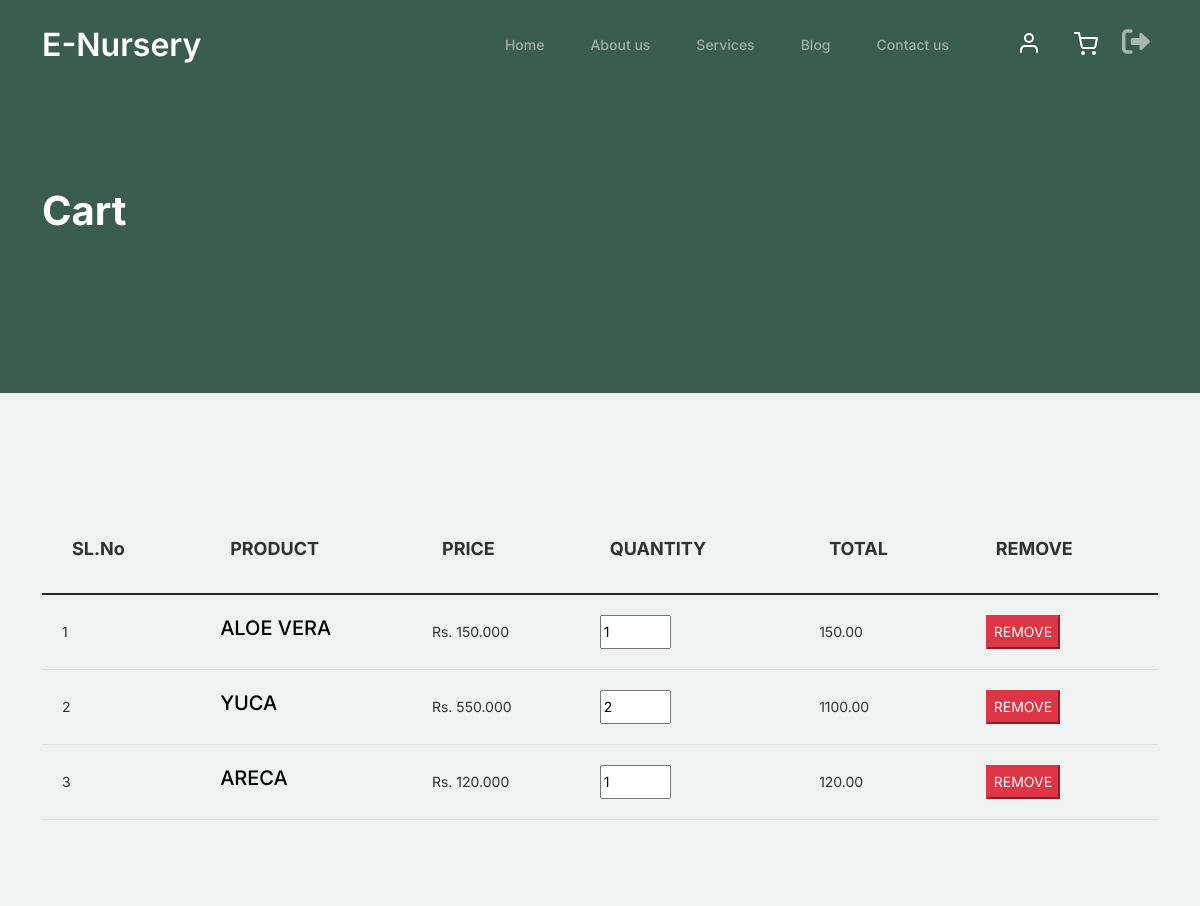
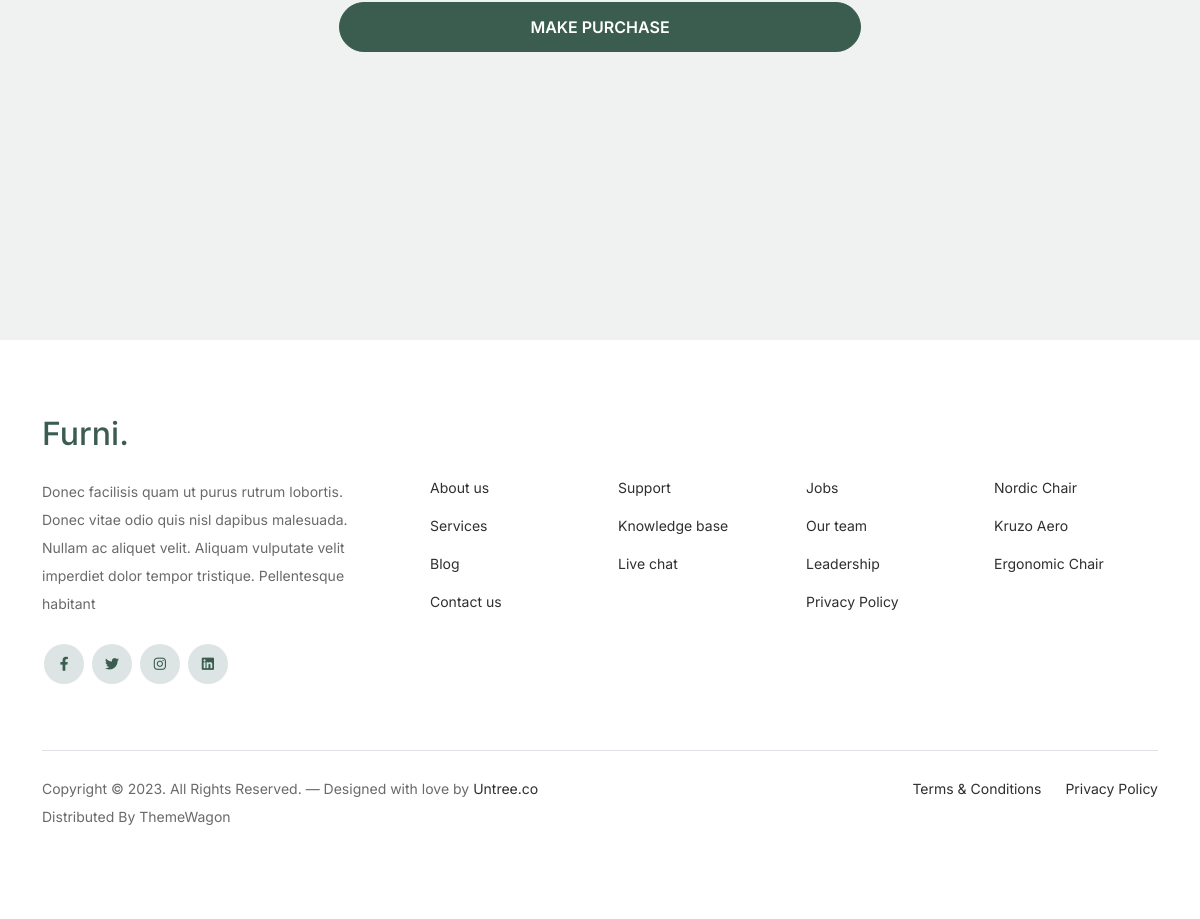
/view_cart (signed in), run on the app's committed database (2 pictures, top to bottom).
### users/models.py (models this page shows, shortened)
class Cart(models.Model):
    user = models.ForeignKey(Customers, on_delete = models.CASCADE)
    product = models.ForeignKey(Products, on_delete = models.CASCADE)
    quantity = models.PositiveIntegerField(default = 1)

### products/models.py (models this page shows, shortened)
class Products(models.Model):
    product_name = models.CharField(max_length=255)
    product_price = models.DecimalField(max_digits=10, decimal_places=3, validators=[MinValueValidator(0)])
    product_quantity = models.PositiveIntegerField()
    product_image = models.ImageField(upload_to='product_images/')

### users/views.py (the view)
# urls.py: path('view_cart', views.view_cart, name="view_cart"),
def view_cart(request):
    cart_products = Cart.objects.filter(user = request.user)
    return render (request, "users/view_cart.html", {'cart_products' : cart_products})

### templates/users/view_cart.html (shortened to what this page needs)
{% extends 'base.html' %}
{% block content %}
<div class="hero">
    <div class="container">
        <div class="row justify-content-between">
            <div class="col-lg-5">
                <div class="intro-excerpt">
                    <h1> Cart </h1>
                </div>
            </div>
        </div>
    </div>
</div>
<div class="untree_co-section before-footer-section">
    <div class="container">
        <div class="row mb-5">
            {% if cart_products %}
                <form class="col-md-12" method="post" action="cart">
                    <div class="site-blocks-table">
                        <table class="table">
                            <thead>
                                <tr>
                                    <th class="text-start">SL.No</th>
                                    <th class="product-name text-start">PRODUCT</th>
                                    <th class="product-price text-start">PRICE</th>
                                    <th class="product-price text-start">QUANTITY</th>
                                    <th class="product-total text-start">TOTAL</th>
                                    <th class="product-remove text-start">REMOVE</th>
                                </tr>
                            </thead>
                            <tbody>
                                {% for product in cart_products %}
                                <tr>
                                    <td class="text-start"> {{ forloop.counter }} </td>
                                    <td class="product-name">
                                        <h2 class="h5 text-black text-uppercase text-start"> {{ product.product.product_name }} </h2>
                                    </td>
                                    <td data-product-id="{{ product.id }}" class="text-start">Rs. {{ product.product.product_price }}</td>
                                    <td class="text-start">
                                        <input type="number" name="quantity_{{ product.id }}" value="{{ product.quantity }}" min="1" max="{{ product.product.product_quantity }}" onchange="calculateTotal(this)">
                                     </td>
                                     <td id="total_{{ product.id }}" class="text-start">{{ product.amount }}</td>
                                    <td class="text-start"><a href="{% url 'remove_from_cart' %}?cart_id={{ product.id }}"> <button type="button" class="btn-danger"> REMOVE </button> </a>
                                </tr>
                                {% endfor %}
                            </tbody>
                        </table>
                    </div>
                    <div class="container">
                        <div class="row mb-5 mt-5  ">
                            <div class="d-grid gap-2 col-6 mx-auto mt-4">
                                <input type="submit" value="MAKE PURCHASE" class="btn btn-primary">
                            </div>
                        </div>
                    </div>
                </form>
            {% endif %}
        </div>
    </div>
</div>
{% endblock %}

### static/css/style.css (style rules this page uses)
body { overflow-x: hidden; position: relative; }
body { font-family: "Inter", sans-serif; font-weight: 400; line-height: 28px; color: #6a6a6a; font-size: 14px; background-color: #eff2f1; }
a { text-decoration: none; -webkit-transition: .3s all ease; -o-transition: .3s all ease; transition: .3s all ease; color: #2f2f2f; text-decoration: underline; }
.hero { background: #3b5d50; padding: calc(4rem - 30px) 0 0rem 0; }
@media (min-width: 768px) { .hero { padding: calc(4rem - 30px) 0 4rem 0; } }
@media (min-width: 992px) { .hero { padding: calc(8rem - 30px) 0 8rem 0; } }
.hero .intro-excerpt { position: relative; z-index: 4; }
@media (min-width: 992px) { .hero .intro-excerpt { max-width: 450px; } }
.hero h1 { font-weight: 700; color: #ffffff; margin-bottom: 30px; }
.btn { font-weight: 600; padding: 12px 30px; border-radius: 30px; color: #ffffff; background: #2f2f2f; border-color: #2f2f2f; }
.btn.btn-primary { background: #3b5d50; border-color: #3b5d50; }
.before-footer-section { padding: 7rem 0 12rem 0 !important; }
.untree_co-section { padding: 7rem 0; }
.site-blocks-table { overflow: auto; }
.site-blocks-table thead th { padding: 30px; text-align: center; border-width: 0px !important; vertical-align: middle; color: rgba(0, 0, 0, 0.8); font-size: 18px; }
.site-blocks-table td { padding: 20px; text-align: center; vertical-align: middle; color: rgba(0, 0, 0, 0.8); }
.site-blocks-table tbody tr:first-child td { border-top: 1px solid #3b5d50 !important; }

### data on the page
Cart: product.product_name "ALOE VERA", product.product_price "150.000", id "1"
Cart: product.product_name "YUCA", product.product_price "550.000", id "2"
Cart: product.product_name "ARECA", product.product_price "120.000", quantity "1"
